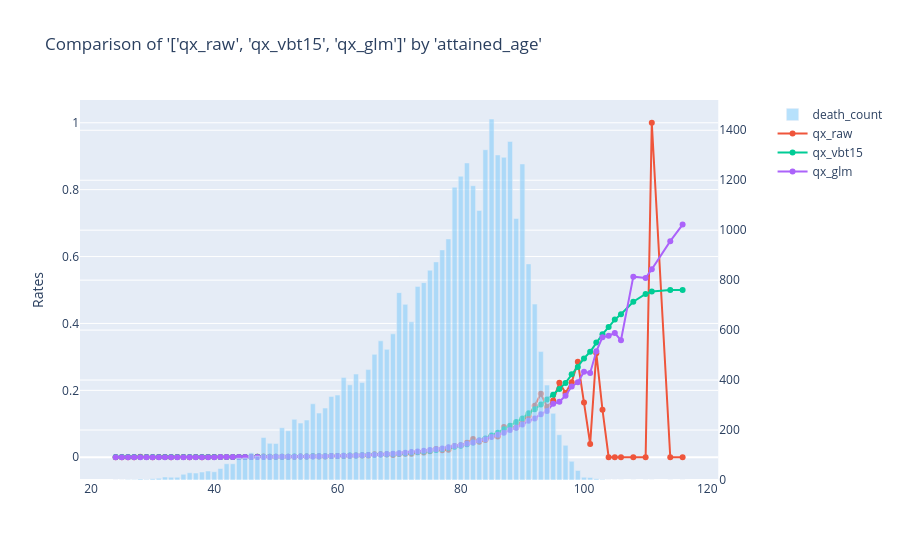

The notebook cell saved with this chart:
### Code cell
charters.compare_rates(
    model_data,
    x_axis="attained_age",
    rates=["qx_raw", "qx_vbt15", "qx_glm"],
    weights=["amount_exposed"],
    secondary="death_count",
    y_log=False,
)
